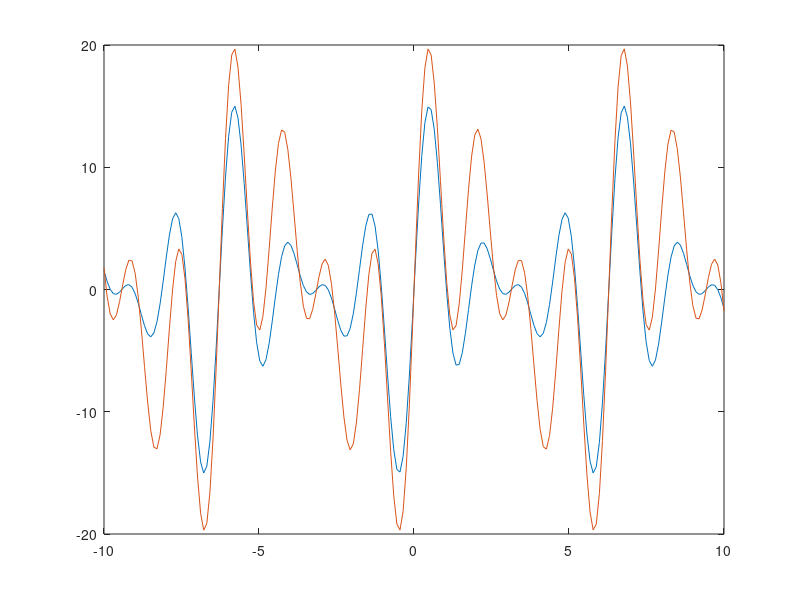

This figure's MATLAB source:
% Script File: SumOfSines2
% Plots the functions
%       f(x) = 2sin(x) + 3sin(2x) + 7sin(3x) + 5sin(4x)
%       g(x) = 8sin(x) + 2sin(2x) + 6sin(3x) + 9sin(4x)
% across the interval [-10,10].
close all
n = 200;
x = linspace(-10,10,n)';
A = [sin(x) sin(2*x) sin(3*x) sin(4*x)];
y = A*[2 8;3 2;7 6;5 9];
plot(x, y(:,1), x, y(:,2))
% plot(x, y)

%%%%%%%% Solving the 4-by-4 linear system. 

X=[1 2 3 4;2 4 6 8;3 6 9 12;4 8 12 16];
Z = sin(X);
f = [-2; 0; 1; 5];
alpha = Z\f